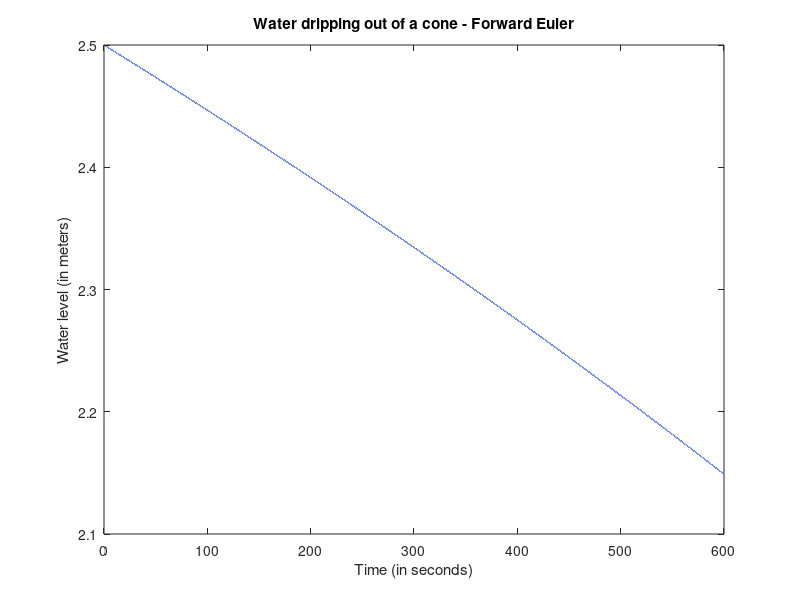

Write MATLAB code to recreate this figure.
clc
clear
close

N = 100000;
t0 = 0;
T = 600; %seconds
dt = (T-t0)/N;

x_0 = 2.5; %m
r = 0.03; %m
r_0 = 2.6833; %m
tg_alpha = r_0/x_0;

rx = @(x)tg_alpha * x;
g = 9.8; %m / sec^2
A =@(x)(rx(x).^2)*pi;

X = [x_0 zeros(1,N)];
t = [t0 zeros(1,N)];

%% Forward Euler
for n = 1:N
    dx =(-0.6*pi*r^2*sqrt(2*g)*sqrt(X(n))/A(X(n)))*dt;
    X(n+1) = X(n) + dx;
    t(n+1)=t(n)+dt;
end


Water_Level_T = X(end);
plot(t,X)
title('Water dripping out of a cone - Forward Euler')
xlabel('Time (in seconds)')
ylabel('Water level (in meters)')

fprintf('Water lever after 10 minutes (Using Forward Euler):  %.9f Meters \n',Water_Level_T)

%% Error of the numerical solution
x_analytical = 2.1489055841903624; %Analytical solution for x
error = abs(Water_Level_T-x_analytical);
fprintf('The error of the estimation is %.16f \n',error)